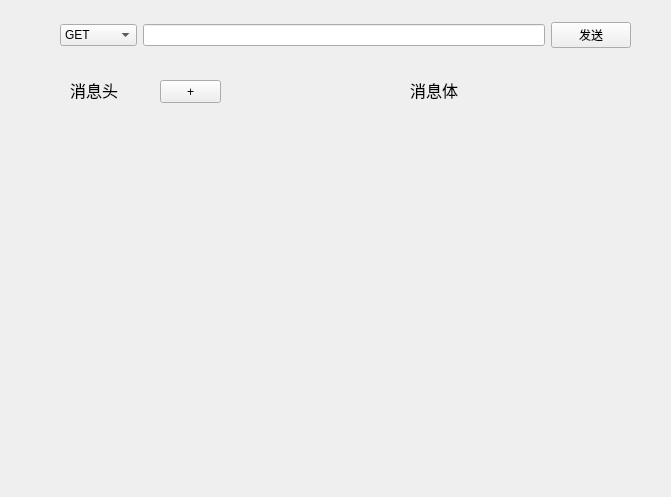
<?xml version="1.0" encoding="UTF-8"?>
<ui version="4.0">
 <class>Form</class>
 <widget class="QWidget" name="Form">
  <property name="geometry">
   <rect>
    <x>0</x>
    <y>0</y>
    <width>671</width>
    <height>497</height>
   </rect>
  </property>
  <property name="windowTitle">
   <string>Form</string>
  </property>
  <widget class="QLabel" name="label">
   <property name="geometry">
    <rect>
     <x>70</x>
     <y>70</y>
     <width>61</width>
     <height>41</height>
    </rect>
   </property>
   <property name="text">
    <string>&lt;html&gt;&lt;head/&gt;&lt;body&gt;&lt;p&gt;&lt;span style=&quot; font-size:12pt;&quot;&gt; 消息头&lt;/span&gt;&lt;/p&gt;&lt;/body&gt;&lt;/html&gt;</string>
   </property>
  </widget>
  <widget class="QLabel" name="label_2">
   <property name="geometry">
    <rect>
     <x>410</x>
     <y>70</y>
     <width>51</width>
     <height>41</height>
    </rect>
   </property>
   <property name="text">
    <string>&lt;html&gt;&lt;head/&gt;&lt;body&gt;&lt;p&gt;&lt;span style=&quot; font-size:12pt;&quot;&gt; 消息体&lt;/span&gt;&lt;/p&gt;&lt;/body&gt;&lt;/html&gt;</string>
   </property>
  </widget>
  <widget class="QPushButton" name="pushButton_2">
   <property name="geometry">
    <rect>
     <x>160</x>
     <y>80</y>
     <width>61</width>
     <height>23</height>
    </rect>
   </property>
   <property name="text">
    <string>+</string>
   </property>
  </widget>
  <widget class="QWidget" name="">
   <property name="geometry">
    <rect>
     <x>60</x>
     <y>10</y>
     <width>571</width>
     <height>51</height>
    </rect>
   </property>
   <layout class="QHBoxLayout" name="horizontalLayout">
    <item>
     <widget class="QComboBox" name="comboBox">
      <item>
       <property name="text">
        <string>GET</string>
       </property>
      </item>
      <item>
       <property name="text">
        <string>POST</string>
       </property>
      </item>
      <item>
       <property name="text">
        <string>PUT</string>
       </property>
      </item>
      <item>
       <property name="text">
        <string>DELETE</string>
       </property>
      </item>
     </widget>
    </item>
    <item>
     <widget class="QLineEdit" name="lineEdit"/>
    </item>
    <item>
     <widget class="QPushButton" name="pushButton">
      <property name="text">
       <string>发送</string>
      </property>
     </widget>
    </item>
   </layout>
  </widget>
 </widget>
 <resources/>
 <connections/>
</ui>
